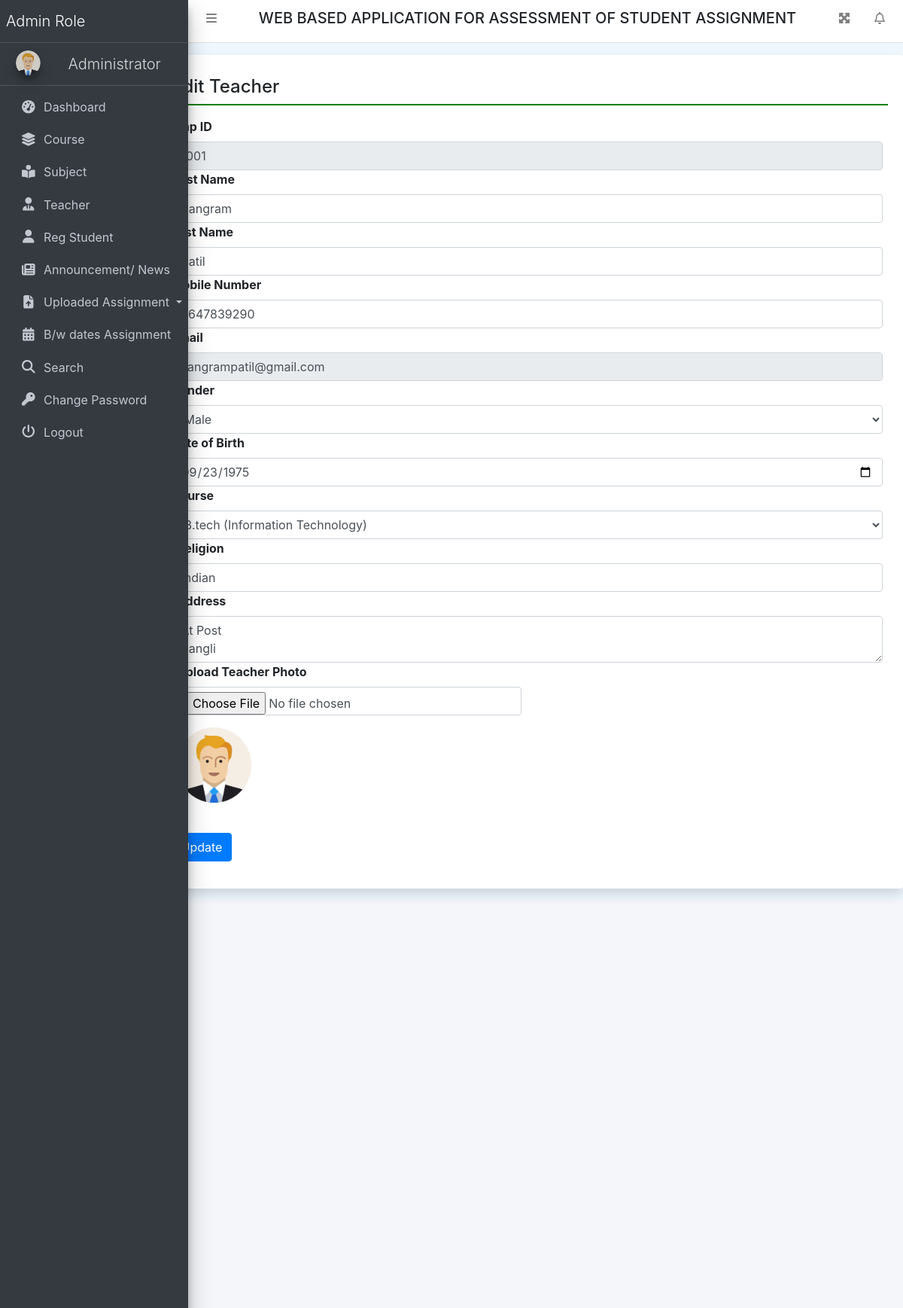
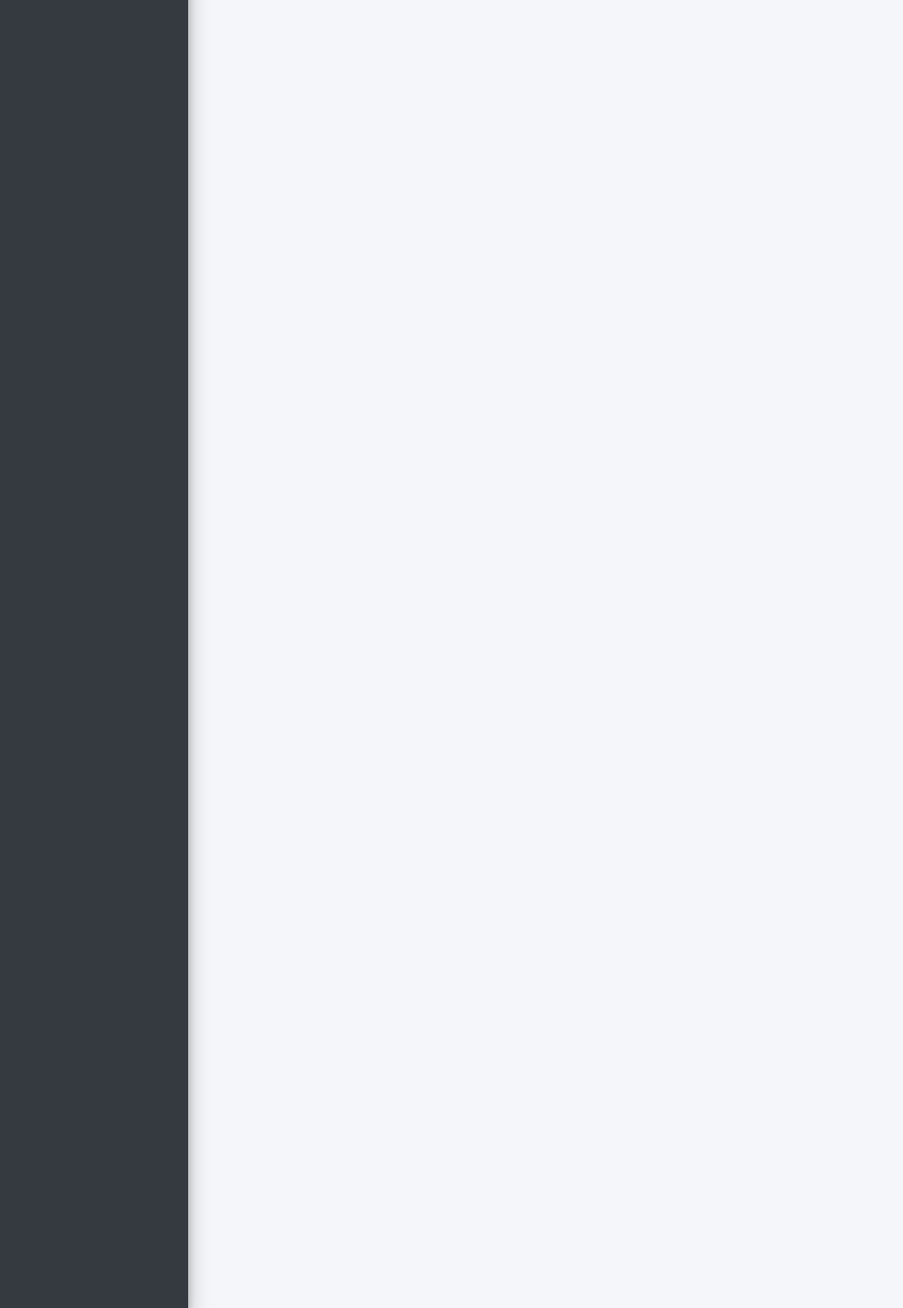
Page /editTeacher/12 (signed in) on the committed database (2 pictures, top to bottom).
### collegeAssignment/models.py (models this page shows, shortened)
class Teacher(models.Model):
    users = models.ForeignKey(User, on_delete=models.CASCADE)
    EmpID = models.IntegerField(null=True)
    MobileNumber = models.CharField(max_length=15, null=True)
    Gender = models.CharField(max_length=50, null=True)
    Dob = models.DateField(null=True)
    course = models.ForeignKey(Course, on_delete=models.CASCADE)
    Religion = models.CharField(max_length=100, null=True)
    Address = models.CharField(max_length=300, null=True)
    ProfilePic = models.FileField(max_length=200, null=True)
    JoiningDate = models.DateTimeField(auto_now_add=True)

class Course(models.Model):
    BranchName = models.CharField(max_length=150, null=True)
    CourseName = models.CharField(max_length=200, null=True)
    CreationDate = models.DateTimeField(auto_now_add=True)

### collegeAssignment/views.py (the view, shortened to what this page needs)
# urls.py: path('editTeacher/<int:pid>', editTeacher, name='editTeacher'),
def editTeacher(request, pid):
    if not request.user.is_authenticated:
        return redirect('admin_login')
    error = ""
    course = Course.objects.all()
    teacher = Teacher.objects.get(id=pid)
    return render(request, 'editTeacher.html', locals())

### collegeAssignment/templates/editTeacher.html (shortened to what this page needs)
{% extends 'header.html' %}
{% block main %}
<div class="card shadow mt-3 offset-2" style="min-height: 90vh">
    <div class="card-body">
        <h4 class="p-2" style="border-bottom: 2px solid green;">Edit Teacher</h4>
        <div class="container-fluid mt-3">
            <div class="form-group">
                <form method="post">
                    <label>Emp ID</label>
                    <input type="number" name="EmpID" value="{{teacher.EmpID}}" class="form-control" readonly>
                    <label>First Name</label>
                    <input type="text" name="firstName" value="{{teacher.users.first_name}}" class="form-control">
                    <label>Last Name</label>
                    <input type="text" name="lastName" value="{{teacher.users.last_name}}" class="form-control">
                    <label>Mobile Number</label>
                    <input type="text" name="MobileNumber" value="{{teacher.MobileNumber}}" class="form-control">
                    <label>Email</label>
                    <input type="email" name="email" value="{{teacher.users.username}}" class="form-control" readonly>
                    <label>Gender</label>
                    <select name="Gender" class="form-control">
                        <option value="{{teacher.Gender}}">{{teacher.Gender}}</option>
                    </select>
                    <label>Date of Birth</label>
                    <input type="date" name="Dob" value="{{teacher.Dob|date:'Y-m-d'}}" class="form-control">
                    <label>Course</label>
                    <select class="form-control" name="course">
                        <option value="{{teacher.course.id}}">{{teacher.course.CourseName}} ({{teacher.course.BranchName}})</option>
                    </select>
                    <label class="col-sm-4">Religion</label>
                    <input type="text" name="Religion" id="Religion" value="{{teacher.Religion}}" class="form-control">
                    <label class="col-sm-4">Address</label>
                    <textarea name="Address" id="Address" class="form-control">{{teacher.Address}}</textarea>
                    <div class="col-sm-6">
                        <div class="form-group">
                            <label>Upload Teacher Photo</label>
                            <input type="file" name="ProfilePic" class="form-control">
                        </div>
                    </div>
                    <div class="col-sm-6">
                        <div class="form-group">
                            <img src="{{teacher.ProfilePic.url}}" name="ProfilePic" height="100" width="100">
                        </div>
                    </div>
                    <br>
                    <input type="submit" value="Update" class="btn btn-primary">
                </form>
            </div>
        </div>
    </div>
</div>
{% endblock %}

### collegeAssignment/templates/header.html (style rules this page uses)
body { background-color: aliceblue; }

### rows in the picture
Teacher: EmpID "1001", firstName "Sangram", lastName "Patil", MobileNumber "5647839290", email "sangrampatil@gmail.com", Gender "Male", Dob "09/23/1975", course "B.tech (Information Technology)", Religion "Indian", Address "At Post Sangli", ProfilePic (picture)
